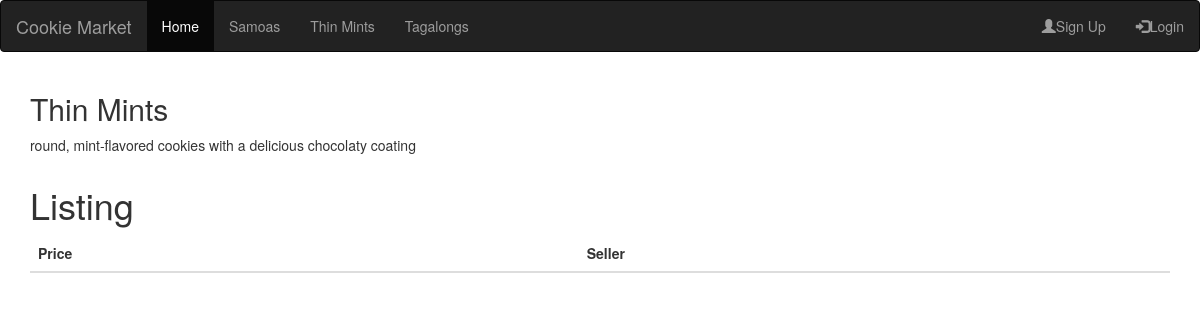
Before: /thin_mints/ with the older database file.
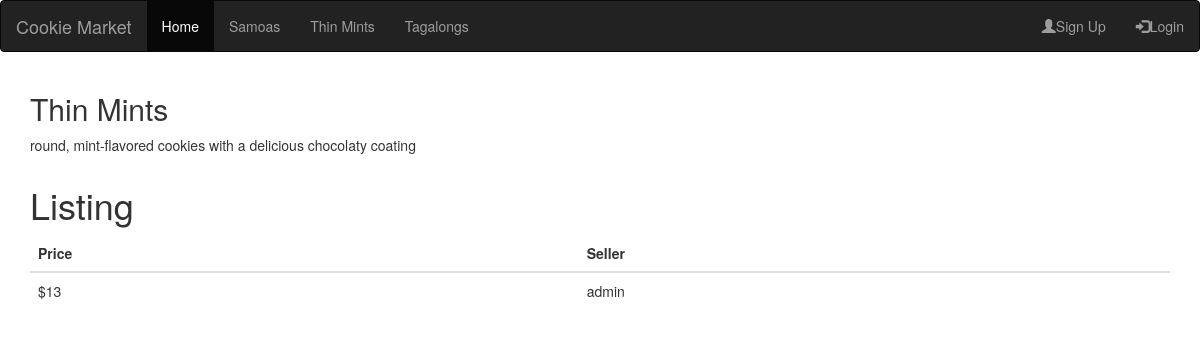
After: the same page with the newer database file.
### homepage/models.py (models this page shows, shortened)
class Cookie(models.Model):
    cookie_id =  models.AutoField(primary_key=True)
    cookie_type = models.IntegerField(choices=COOKIE_CHOICES, default=1)
    user = models.ForeignKey(User, on_delete=models.CASCADE)
    price = models.IntegerField()

### homepage/views.py (the view)
# urls.py: path('thin_mints/', thin_mints, name='thin_mints'),
def thin_mints(request):
    listings = Cookie.objects.filter(cookie_type=2)
    context = {'listings': listings}
    return render(request, 'thin_mints.html', context)

### homepage/templates/thin_mints.html
{% extends "base.html" %}
{% block content %}
<div class="container">
	<h2>Thin Mints</h2>
	<p>round, mint-flavored cookies with a delicious chocolaty coating</p>
</div>
<div class="container">
	<h1>Listing</h1>
	<table class="table">
		<thead>
			<tr>
				<th>Price</th>
				<th>Seller</th>
			</tr>
		</thead>
		<tbody>
			{% for cookie in listings %}
			<tr>
				<td>${{ cookie.price }}</td>
				<td>{{ cookie.user }}</td>
			</tr>
			{% endfor %}
		</tbody>
	</table>
</div>
{% endblock %}

Changed rows visible on the page:
added Cookie: price "13", user "admin"
